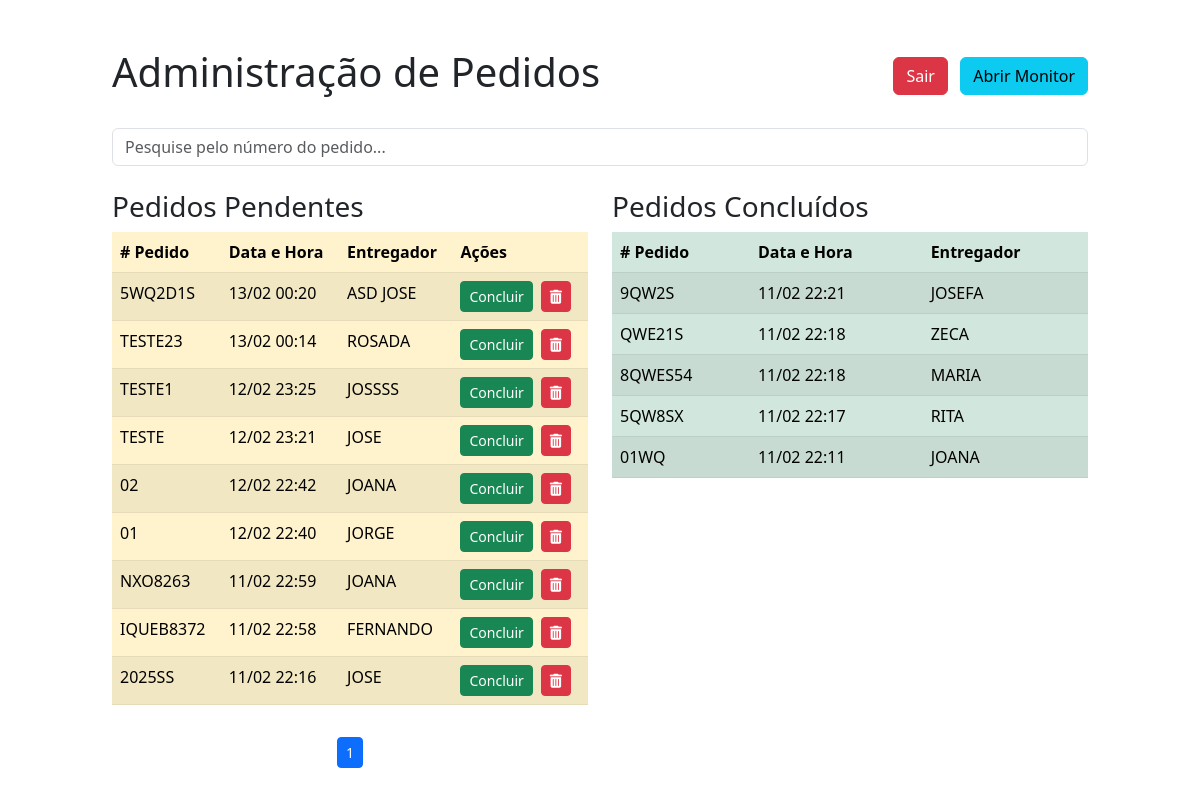
The app's page /admin_pedidos/ (signed in), older data.
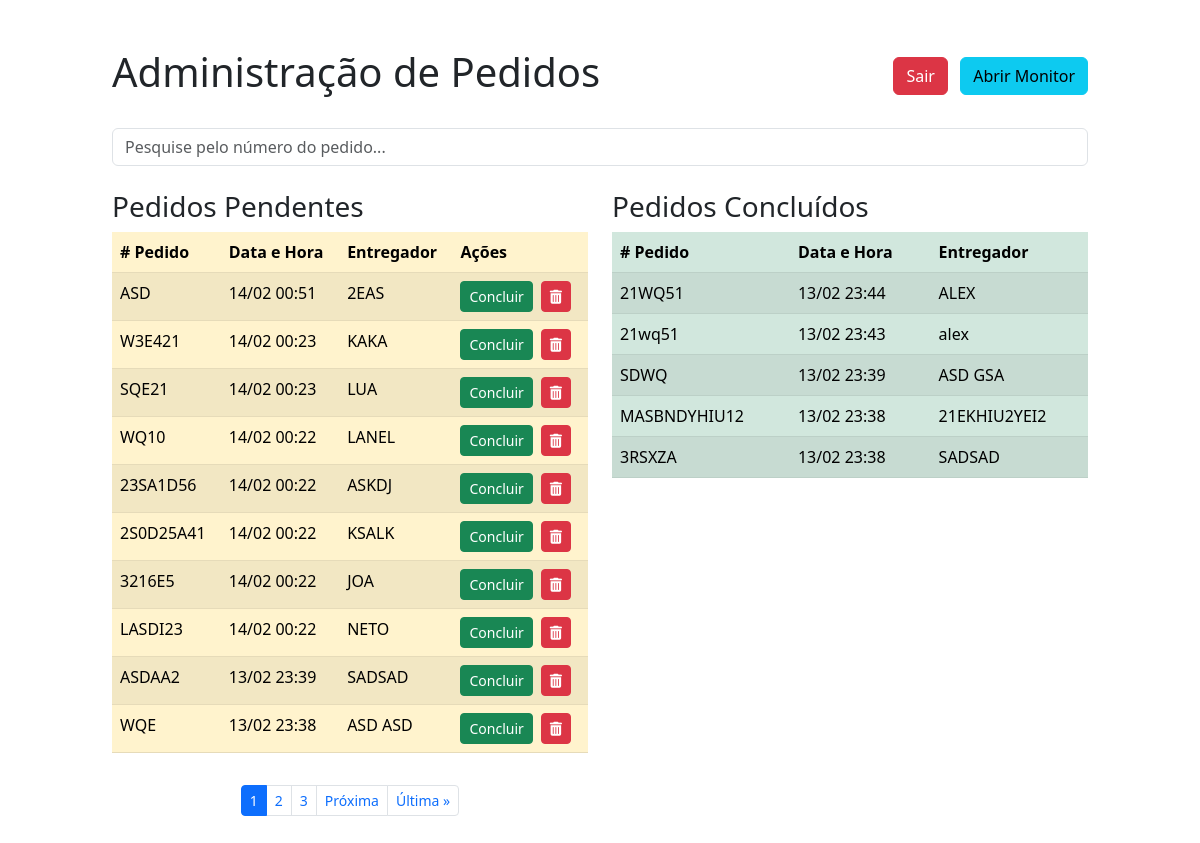
The same page, newer data.
### checkin/models.py (models this page shows, shortened)
class Pedido(models.Model):
    numero_pedido = models.CharField(max_length=10, unique=True)
    nome_entregador = models.CharField(max_length=100)
    data_criacao = models.DateTimeField(auto_now_add=True)
    concluido = models.BooleanField(default=False)

### checkin/views.py (the view)
# urls.py: path('admin_pedidos/', views.admin_pedidos_view, name='admin_pedidos_view'),
@login_required
def admin_pedidos_view(request):
    pedidos_pendentes = Pedido.objects.filter(concluido=False).order_by('-data_criacao')
    pedidos_concluidos = Pedido.objects.filter(concluido=True).order_by('-data_criacao')[:5]
    paginator = Paginator(pedidos_pendentes, 10)  # Paginação
    page = request.GET.get('page')
    pedidos_pendentes_page = paginator.get_page(page)
    context = {
        'pedidos_pendentes': pedidos_pendentes_page,  # Usando a página de pedidos
        'pedidos_concluidos': pedidos_concluidos,
    }
    return render(request, 'checkin/admin_pedidos.html', context)

### checkin/templates/checkin/admin_pedidos.html (shortened to what the changed rows need)
<!DOCTYPE html>
<html lang="pt-BR">
<head>
    <link href="https://cdn.jsdelivr.net/npm/bootstrap@5.3.0-alpha1/dist/css/bootstrap.min.css" rel="stylesheet">
    <link rel="stylesheet" href="https://cdnjs.cloudflare.com/ajax/libs/font-awesome/6.0.0/css/all.min.css">
</head>
<body>
    <div class="container-fluid my-5">
        <div class="row justify-content-center">
            <div class="col-12 col-md-10">
                <div class="header mb-4 d-flex justify-content-between align-items-center">
                    <h1>Administração de Pedidos</h1>
                </div>
                <div class="row">
                    <div class="col-12 col-md-6">
                        <div class="table-responsive">
                            <table class="table table-striped table-warning" id="pendentes-list">
                                <thead>
                                    <tr>
                                        <th># Pedido</th>
                                        <th>Data e Hora</th>
                                        <th>Entregador</th>
                                        <th>Ações</th>
                                    </tr>
                                </thead>
                                <tbody>
                                    {% for pedido in pedidos_pendentes %}
                                    <tr id="pedido-{{ pedido.id }}">
                                        <td>{{ pedido.numero_pedido }}</td>
                                        <td>{{ pedido.data_criacao|date:"d/m H:i" }}</td>
                                        <td>{{ pedido.nome_entregador }}</td>
                                        <td>
                                            <div class="d-flex align-items-center">
                                                <button class="btn btn-success btn-sm concluir-btn me-2"
                                                    data-id="{{ pedido.id }}">Concluir</button>
                                                <button class="btn btn-danger btn-sm excluir-btn"
                                                    data-id="{{ pedido.id }}"><i
                                                        class="fas fa-trash-alt"></i></button>
                                            </div>
                                        </td>
                                    </tr>
                                    {% empty %}
                                    <tr>
                                        <td colspan="4" class="text-center text-muted">Não há pedidos pendentes.
                                        </td>
                                    </tr>
                                    {% endfor %}
                                </tbody>
                            </table>
                        </div>
                        <div class="mt-3">
                            <nav aria-label="Page navigation example">
                                <ul class="pagination pagination-sm justify-content-center" id="pendentes-pagination">
                                    {% for num in pedidos_pendentes.paginator.page_range %}
                                    <li class="page-item {% if pedidos_pendentes.number == num %}active{% endif %}">
                                        <a class="page-link" href="?page={{ num }}">{{ num }}</a>
                                    </li>
                                    {% endfor %}
                                    {% if pedidos_pendentes.has_next %}
                                    <li class="page-item"><a class="page-link"
                                            href="?page={{ pedidos_pendentes.next_page_number }}">Próxima</a></li>
                                    <li class="page-item"><a class="page-link"
                                            href="?page={{ pedidos_pendentes.paginator.num_pages }}">Última
                                            &raquo;</a></li>
                                    {% endif %}
                                </ul>
                            </nav>
                        </div>
                    </div>
                    <div class="col-12 col-md-6">
                        <div class="table-responsive">
                            <table class="table table-striped table-success">
                                <thead>
                                    <tr>
                                        <th># Pedido</th>
                                        <th>Data e Hora</th>
                                        <th>Entregador</th>
                                    </tr>
                                </thead>
                                <tbody id="concluidos-list">
                                    {% for pedido in pedidos_concluidos %}
                                    <tr>
                                        <td>{{ pedido.numero_pedido }}</td>
                                        <td>{{ pedido.data_criacao|date:"d/m H:i" }}</td>
                                        <td>{{ pedido.nome_entregador }}</td>
                                    </tr>
                                    {% empty %}
                                    <tr>
                                        <td colspan="3" class="text-center text-muted">Nenhum pedido
                                            concluído.</td>
                                    </tr>
                                    {% endfor %}
                                </tbody>
                            </table>
                        </div>
                    </div>
                </div>
            </div>
        </div>
    </div>
</body>
</html>

Row changes from the older to the newer data that the page shows:
no longer on this page (row unchanged): Pedido: numero_pedido "5WQ2D1S", data_criacao "13/02 00:20", nome_entregador "ASD JOSE", shown under "Pedidos Pendentes"
no longer on this page (row unchanged): Pedido: numero_pedido "TESTE23", data_criacao "13/02 00:14", nome_entregador "ROSADA", shown under "Pedidos Pendentes"
no longer on this page (row unchanged): Pedido: numero_pedido "TESTE1", data_criacao "12/02 23:25", nome_entregador "JOSSSS", shown under "Pedidos Pendentes"
no longer on this page (row unchanged): Pedido: numero_pedido "TESTE", data_criacao "12/02 23:21", nome_entregador "JOSE", shown under "Pedidos Pendentes"
no longer on this page (row unchanged): Pedido: numero_pedido "02", data_criacao "12/02 22:42", nome_entregador "JOANA", shown under "Pedidos Pendentes"
no longer on this page (row unchanged): Pedido: numero_pedido "01", data_criacao "12/02 22:40", nome_entregador "JORGE", shown under "Pedidos Pendentes"
no longer on this page (row unchanged): Pedido: numero_pedido "NXO8263", data_criacao "11/02 22:59", nome_entregador "JOANA", shown under "Pedidos Pendentes"
no longer on this page (row unchanged): Pedido: numero_pedido "IQUEB8372", data_criacao "11/02 22:58", nome_entregador "FERNANDO", shown under "Pedidos Pendentes"
no longer on this page (row unchanged): Pedido: numero_pedido "2025SS", data_criacao "11/02 22:16", nome_entregador "JOSE", shown under "Pedidos Pendentes"
no longer on this page (row unchanged): Pedido: numero_pedido "9QW2S", data_criacao "11/02 22:21", nome_entregador "JOSEFA", shown under "Pedidos Concluídos"
no longer on this page (row unchanged): Pedido: numero_pedido "QWE21S", data_criacao "11/02 22:18", nome_entregador "ZECA", shown under "Pedidos Concluídos"
no longer on this page (row unchanged): Pedido: numero_pedido "8QWES54", data_criacao "11/02 22:18", nome_entregador "MARIA", shown under "Pedidos Concluídos"
no longer on this page (row unchanged): Pedido: numero_pedido "5QW8SX", data_criacao "11/02 22:17", nome_entregador "RITA", shown under "Pedidos Concluídos"
no longer on this page (row unchanged): Pedido: numero_pedido "01WQ", data_criacao "11/02 22:11", nome_entregador "JOANA", shown under "Pedidos Concluídos"
added Pedido: numero_pedido "ASD", data_criacao "14/02 00:51", nome_entregador "2EAS", shown under "Pedidos Pendentes"
added Pedido: numero_pedido "W3E421", data_criacao "14/02 00:23", nome_entregador "KAKA", shown under "Pedidos Pendentes"
added Pedido: numero_pedido "SQE21", data_criacao "14/02 00:23", nome_entregador "LUA", shown under "Pedidos Pendentes"
added Pedido: numero_pedido "WQ10", data_criacao "14/02 00:22", nome_entregador "LANEL", shown under "Pedidos Pendentes"
added Pedido: numero_pedido "23SA1D56", data_criacao "14/02 00:22", nome_entregador "ASKDJ", shown under "Pedidos Pendentes"
added Pedido: numero_pedido "2S0D25A41", data_criacao "14/02 00:22", nome_entregador "KSALK", shown under "Pedidos Pendentes"
added Pedido: numero_pedido "3216E5", data_criacao "14/02 00:22", nome_entregador "JOA", shown under "Pedidos Pendentes"
added Pedido: numero_pedido "LASDI23", data_criacao "14/02 00:22", nome_entregador "NETO", shown under "Pedidos Pendentes"
added Pedido: numero_pedido "ASDAA2", data_criacao "13/02 23:39", nome_entregador "SADSAD", shown under "Pedidos Pendentes"
added Pedido: numero_pedido "WQE", data_criacao "13/02 23:38", nome_entregador "ASD ASD", shown under "Pedidos Pendentes"
added Pedido: numero_pedido "21WQ51", data_criacao "13/02 23:44", nome_entregador "ALEX", shown under "Pedidos Concluídos"
added Pedido: numero_pedido "21wq51", data_criacao "13/02 23:43", nome_entregador "alex", shown under "Pedidos Concluídos"
added Pedido: numero_pedido "SDWQ", data_criacao "13/02 23:39", nome_entregador "ASD GSA", shown under "Pedidos Concluídos"
added Pedido: numero_pedido "MASBNDYHIU12", data_criacao "13/02 23:38", nome_entregador "21EKHIU2YEI2", shown under "Pedidos Concluídos"
added Pedido: numero_pedido "3RSXZA", data_criacao "13/02 23:38", nome_entregador "SADSAD", shown under "Pedidos Concluídos"
Text that changed along with them:
new list line: "2"
new list line: "3"
text now shown: "Próxima Última »"
